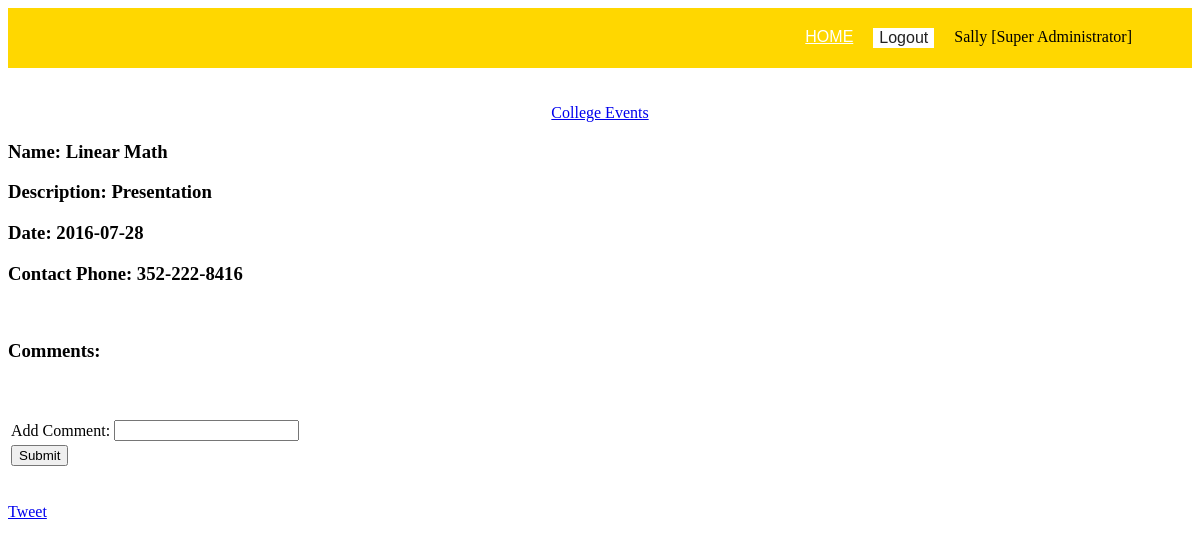
Screenshot of /events.php (signed in) with the database file from the repository.
### tables this page shows
CREATE TABLE `my_event` (
  `evt_id` int(11) NOT NULL,
  `evt_time` time NOT NULL,
  `evt_comment` text NOT NULL,
  `evt_date` date NOT NULL,
  `evt_contact` varchar(15) NOT NULL,
  `evt_name` varchar(50) NOT NULL,
  `evt_description` varchar(50) DEFAULT NULL,
  `location` varchar(50) NOT NULL
);

### events.php (the view, shortened to what this page needs)
<?php
include "header.php";
function listEventInfo() {
	include "dbhandler.php";
	try{
		$dbh = new PDO("mysql:host=$server;dbname=$db_name", $user, $pass);
		$dbh->setAttribute(PDO::ATTR_ERRMODE, PDO::ERRMODE_EXCEPTION);
		$stmt = $dbh->prepare("SELECT e.evt_name, e.evt_description, e.evt_date, e.evt_contact, e.evt_id, e.evt_comment FROM my_event e, public p WHERE e.evt_id = p.evt_id");
		$stmt->bindParam(':evt_id', $_GET['evt_id'], PDO::PARAM_INT);
		$stmt->execute();
		$result = $stmt->fetch(PDO::FETCH_ASSOC);
		echo "<h3>Name: " . $result['evt_name'] . "</h3>";
		echo "<h3>Description: " . $result['evt_description'] . "</h3>";
		echo "<h3>Date: " . $result['evt_date'] . "</h3>";
		echo "<h3>Contact Phone: " . $result['evt_contact'] . "</h3>";
	}
	catch(Exception $e){
		echo 'We are unable to process your request. Please try again later';
	}
}
function listCommentsAndRatings() {
	try{
		echo "<h3>Comments: </h3>";
	}
	catch(Exception $e){
		echo 'We are unable to process your request. Please try again later';
	}
}?>
<div id="page">
	<br><br><center><div class="logo"><a href="index.php";
	color: #333333;">College Events</a></div></center>
		<?php
			listEventInfo();
			echo "<br>";
			listCommentsAndRatings();
		?>
	<div id="page">
	<br><br>
			<form>
				<table>
					<tr><td> <label for="text">Add Comment:</label> </td>
						<td> <input type="text" id="comment" name="comment" value="" maxlength="150" /> </td></tr>
			</form>
			<form method="post" action="comment.php">
					<tr><td><input type="submit" value="Submit"> </td></tr>
			</form>
			</div>
		<br>
		<a class="twitter-share-button"	href="https://twitter.com/share">Tweet</a>
	</div>
</body>

### rows the page displays
my_event: evt_name "Linear Math", evt_description "Presentation", evt_date "2016-07-28", evt_contact "352-222-8416"

### other values shown
$_SESSION['username'] "Sally"
